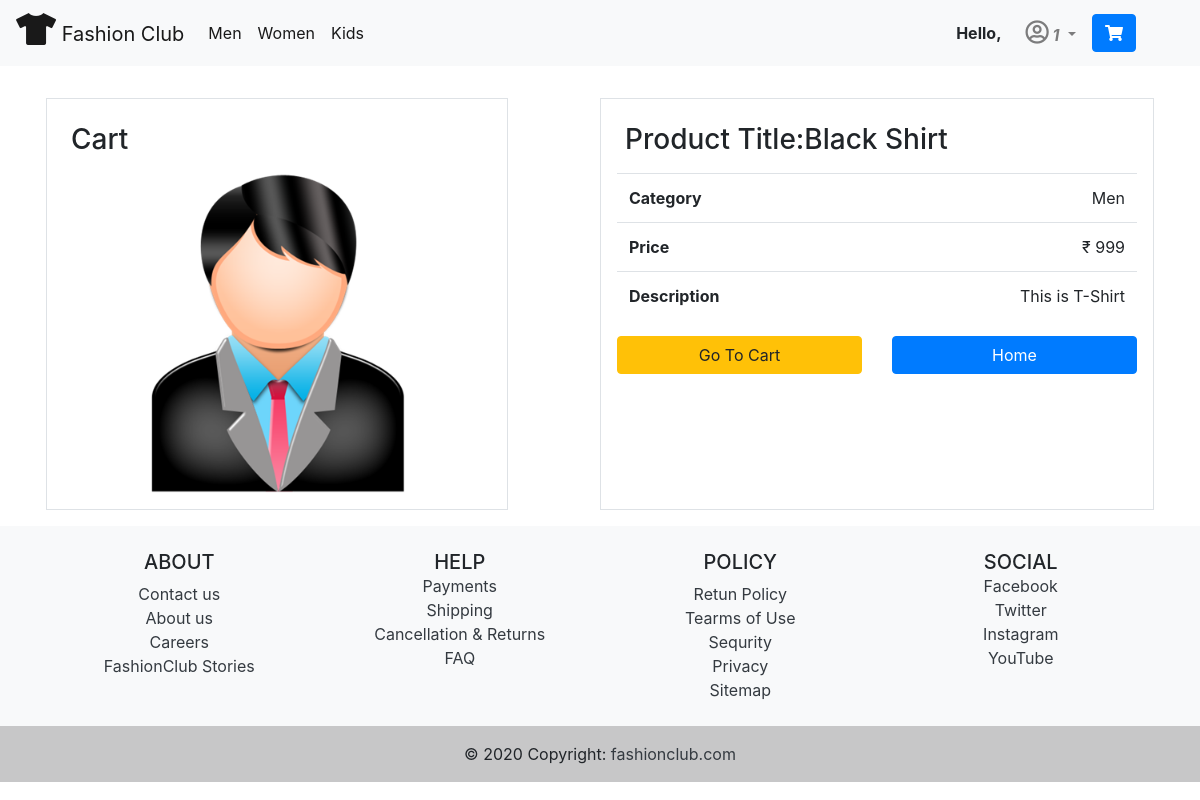
Screenshot of /productdetails/2/ (signed in) with the database file from the repository.
### myapp/models.py (models this page shows, shortened)
class CategoryModel(models.Model):
    name = models.CharField(max_length=100)
    image = image= models.ImageField(upload_to='photo/category/')
    objects = models.Manager()
    def __str__(self):
        return self.name

class ProductModel(models.Model):
    category = models.ForeignKey(CategoryModel,on_delete=models.CASCADE)
    image= models.ImageField(upload_to='photo/')
    name = models.CharField(max_length=100)
    price = models.IntegerField()
    description = models.TextField()
    objects = models.Manager()

### myapp/views.py (the view)
# urls.py: path('productdetails/<int:id>/',ProductDetailsView,name='productdetails'),
def ProductDetailsView(request, id):
    product = ProductModel.objects.filter(id=id)
    user = request.user
    categories = CategoryModel.objects.all()
    already_in_cart = Cart.objects.filter(Q(user=user) & Q(product_id=id)).exists()
    context = {'product': product,'already_in_cart':already_in_cart,'categories':categories}
    return render(request, 'productdetails.html', context)

### myapp/templates/productdetails.html (shortened to what this page needs)
{% extends 'base.html' %}
{% load static %}
{% block body %}
    <div class="container">
        <div class="row mt-3 p-3 ">
          {% for product in product %}
            <div class="col-5 border p-3 ">
              <div class="h3 p-2">Cart</div>
                <img class="rounded mx-auto d-block" style="height: 20rem"  src="{{product.image.url}}" alt="">
            </div>
            <div class="col-1"></div>
            <div class="col-6 p-3 border p-3 " >
              <div class="h3 p-2">Product Title:{{product.name}} </div>
              <table class="table table-hover">
                <tbody>
                  <tr>
                    <th>Category</th>
                    <td class="text-right">{{product.category}}</td>
                  </tr>
                  <tr>
                    <th>Price</th>
                    <td class="text-right">₹ {{product.price}}</td>
                  </tr>
                  <tr>
                    <th>Description</th>
                    <td class="text-right">{{product.description}}</td>
                  </tr>
                </tbody>
            </table>
            <div class="row">
              <div class="col">
                {% if already_in_cart %}
                <a href="{% url 'showcart' %}" class="btn btn-block btn-warning" >Go To Cart</a>
                {% else %}
                <form action="/cart/{{product.id}}/" method="POST" novalidate>
                  {% csrf_token %}
                  <input type="hidden" name="pro_id" value="{{product.id}}">
                  <button class="btn btn-block btn-warning" >Add To Cart</button>
                </form>
                {% endif %}
              </div>
              <div class="col">
              <a class="btn btn-block btn-primary" href="{% url 'shop' %}">Home</a>
              </div>
            </div>
            </div>
            {% endfor %}
        </div>
    </div>
{% endblock body %}

### myapp/templates/base.html (shortened to what this page needs)
{% load static %}
<!doctype html>
<html lang="en">
<head>
  <link rel="stylesheet" href="https://cdn.jsdelivr.net/npm/bootstrap@4.5.3/dist/css/bootstrap.min.css"
>
  <link rel="stylesheet" href="https://cdnjs.cloudflare.com/ajax/libs/font-awesome/5.15.2/css/all.min.css">
  <link rel="stylesheet" href="{% static 'css/owl.carousel.min.css' %}">
  <link rel="stylesheet" href="{% static 'css/style.css' %}">
</head>
<body>
  {% if user.is_authenticated %}
  <nav class="navbar navbar-expand-lg navbar-light bg-light">
    <a class="navbar-brand" href="{% url 'shop' %}"><i class="fas fa-tshirt h2"></i> Fashion Club</a>
    <div class="collapse navbar-collapse" id="navbarSupportedContent">
      <ul class="navbar-nav mr-auto">
        {% for category in categories %}
        <li class="nav-item active">
          <a class="nav-link" href="/allproducts/?{{category.id}}">{{category.name}}</a>
        </li>
        {% endfor %}
      </ul>
      <strong class="mr-3">Hello, </strong>
      <div class="form-inline my-2 my-lg-0 navbar-nav mr-5">
        <li class="nav-item dropdown mr-2">
          <a class="nav-link dropdown-toggle" href="#" id="navbarDropdown" role="button" data-toggle="dropdown"
            aria-haspopup="true" aria-expanded="false">
            <strong><i><i style="font-size: 1.5rem;" class="far fa-user-circle"></i>
                {{request.user|capfirst}}</i></strong>
          </a>
        </li>
        <a href="{% url 'showcart' %}" class="btn btn-primary">
          <i class="fas fa-shopping-cart "></i>
        </a>
      </div>
    </div>
  </nav>
  {% endif %}
  {% block body %}
  {% endblock body %}
  {% if user.is_authenticated %}
  <footer class="bg-light text-center text-lg-start">
    <div class="container p-4">
      <div class="row">
        <div class="col-lg-3 col-md-6 mb-4 mb-md-0">
          <h5 class="text-uppercase">ABOUT</h5>
          <ul class="list-unstyled mb-0">
            <li>
              <a href="#!" class="text-dark">Contact us</a>
            </li>
            <li>
              <a href="#!" class="text-dark">About us</a>
            </li>
            <li>
              <a href="#!" class="text-dark">Careers</a>
            </li>
            <li>
              <a href="#!" class="text-dark">FashionClub Stories</a>
            </li>
          </ul>
        </div>
        <div class="col-lg-3 col-md-6 mb-4 mb-md-0">
          <h5 class="text-uppercase mb-0">HELP</h5>
          <ul class="list-unstyled">
            <li>
              <a href="#!" class="text-dark">Payments</a>
            </li>
            <li>
              <a href="#!" class="text-dark">Shipping</a>
            </li>
            <li>
              <a href="#!" class="text-dark">Cancellation & Returns</a>
            </li>
            <li>
              <a href="#!" class="text-dark">FAQ</a>
            </li>
          </ul>
        </div>
        <div class="col-lg-3 col-md-6 mb-4 mb-md-0">
          <h5 class="text-uppercase">POLICY</h5>
          <ul class="list-unstyled mb-0">
            <li>
              <a href="#!" class="text-dark">Retun Policy</a>
            </li>
            <li>
              <a href="#!" class="text-dark">Tearms of Use</a>
            </li>
            <li>
              <a href="#!" class="text-dark">Sequrity</a>
            </li>
            <li>
              <a href="#!" class="text-dark">Privacy</a>
            </li>
            <li>
              <a href="#!" class="text-dark">Sitemap</a>
            </li>
          </ul>
        </div>
        <div class="col-lg-3 col-md-6 mb-4 mb-md-0">
          <h5 class="text-uppercase mb-0">SOCIAL</h5>
          <ul class="list-unstyled">
            <li>
              <a href="#!" class="text-dark">Facebook</a>
            </li>
            <li>
              <a href="#!" class="text-dark">Twitter</a>
            </li>
            <li>
              <a href="#!" class="text-dark">Instagram</a>
            </li>
            <li>
              <a href="#!" class="text-dark">YouTube</a>
            </li>
          </ul>
        </div>
      </div>
    </div>
    <div class="text-center p-3" style="background-color: rgba(0, 0, 0, 0.2);">
      © 2020 Copyright:
      <a class="text-dark" href="https://mdbootstrap.com/">fashionclub.com</a>
    </div>
  </footer>
  {% endif %}
</body>
</html>

### rows the page displays
CategoryModel: name "Men"
CategoryModel: name "Women"
CategoryModel: name "Kids"
ProductModel: image (placeholder picture), name "Black Shirt", category "Men", price "999", description "This is T-Shirt"

### other values shown
{{ request.user|capfirst }} "1"
